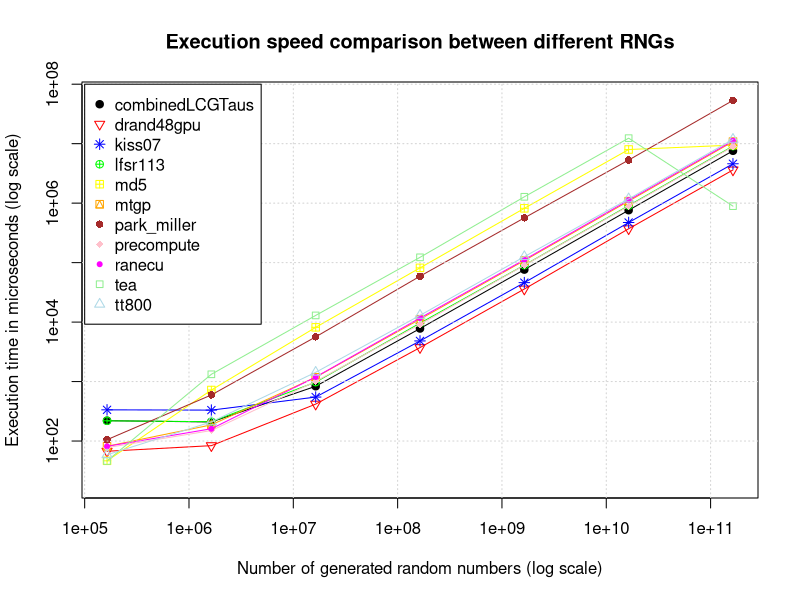

R code for this plot:
#par(mfrow=c(1,3)) # Show all graphs simultaneously in a row

# Execution speed comparison between differeng RNGs on CUDA
x = c(163840,1638400,16384000,163840000,1638400000,16384000000,163840000000)
#t0 = c(219.8,209.2,833.8,7794.3,76265.8,760931.8,7586595.3)
#t1 = c(67.3,83.6,417.7,3729.2,35982.4,371058.9,3608595.7)
#t2 = c(334.6,331,548.7,4822.4,46065.6,472828.1,4586871.3)
#t3 = c(218.7,211.3,978.8,9602,90761.7,910492.4,9089844.7)
#t4 = c(46.5,720.7,8163,81626,818941.9,7982884.3,7839147.7)
#t5 = c(81.7,187.2,1182,11187.1,108345,1081088.4,10824432.5)
#t6 = c(105.4,596.1,5643.6,59112.4,565444.6,5308391.7,53272623)
#t7 = c(77.6,150.3,1007.8,9167,90180.4,891344.5,8887951.2)
#t8 = c(81.6,160.9,1192.9,11701.9,111826.2,1122143.1,11182539.5)
#t9 = c(46.2,1324.8,12947.5,122757.6,1278499.5,12386966.5,886654.1)
#t10 = c(58.8,210,1431,12976,125956.8,1180428.6,11836315.7)

t0 = c(219.8,209.2,833.8,7794.3,76265.8,760931.8,7592197.9)
t1 = c(67.3,83.6,417.7,3729.2,35982.4,371058.9,3619383)
t2 = c(334.6,331,548.7,4822.4,46065.6,472828.1,4595440.9)
t3 = c(218.7,211.3,978.8,9602,90761.7,910492.4,9108394.5)
t4 = c(46.5,720.7,8163,81626,818941.9,7982884.3,9468088.1)
t5 = c(81.7,187.2,1182,11187.1,108345,1081088.4,10828346.4)
t6 = c(105.4,596.1,5643.6,59112.4,565444.6,5308391.7,53502059.1)
t7 = c(77.6,150.3,1007.8,9167,90180.4,891344.5,8916521.7)
t8 = c(81.6,160.9,1192.9,11701.9,111826.2,1122143.1,11184420)
t9 = c(46.2,1324.8,12947.5,122757.6,1278499.5,12386966.5,890310.5)
t10 = c(58.8,210,1431,12976,125956.8,1180428.6,11834016.6)

  
plot(x, t0, log="xy", type="o", pch=19, las=0, ylim=c(20, 60000000), xlim=c(163840,163840000000), main="Execution speed comparison between different RNGs", xlab="Number of generated random numbers (log scale)", ylab="Execution time in microseconds (log scale)")
  
lines(x, y=t1, col="red", type="o", pch=6)
lines(x, y=t2, col="blue", type="o", pch=8)
lines(x, y=t3, col="green", type="o", pch=10)
lines(x, y=t4, col="yellow", type="o", pch=12)
lines(x, y=t5, col="orange", type="o", pch=14)
lines(x, y=t6, col="brown", type="o", pch=16)
lines(x, y=t7, col="pink", type="o", pch=18)
lines(x, y=t8, col="magenta", type="o", pch=20)
lines(x, y=t9, col="lightgreen", type="o", pch=22)
lines(x, y=t10, col="lightblue", type="o", pch=24)

  
grid(col = "lightgray", lty = "dotted", lwd = par("lwd"), equilogs = TRUE)
legend(100000, 100000000, legend=c("combinedLCGTaus", "drand48gpu", "kiss07", "lfsr113", "md5", "mtgp", "park_miller", "precompute", "ranecu", "tea", "tt800"), col=c("black", "red", "blue", "green", "yellow", "orange", "brown", "pink", "magenta", "lightgreen", "lightblue"), pch=c(19,6, 8, 10, 12, 14, 16, 18, 20, 22, 24))
  
